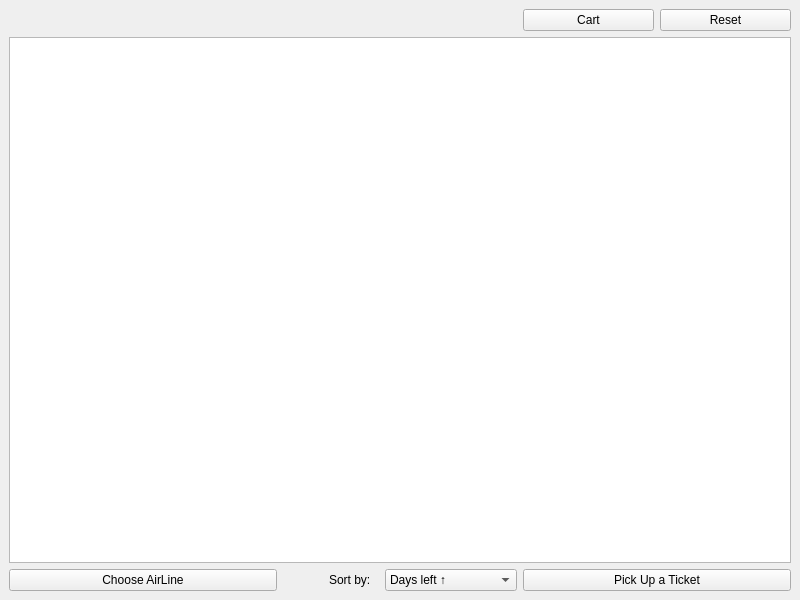
<?xml version="1.0" encoding="UTF-8"?>
<ui version="4.0">
 <class>MainWindow</class>
 <widget class="QMainWindow" name="MainWindow">
  <property name="geometry">
   <rect>
    <x>0</x>
    <y>0</y>
    <width>800</width>
    <height>600</height>
   </rect>
  </property>
  <property name="windowTitle">
   <string>Ticket Selector App</string>
  </property>
  <widget class="QWidget" name="centralwidget">
   <layout class="QGridLayout" name="gridLayout">
    <item row="3" column="2">
     <spacer name="horizontalSpacer">
      <property name="orientation">
       <enum>Qt::Horizontal</enum>
      </property>
      <property name="sizeType">
       <enum>QSizePolicy::Fixed</enum>
      </property>
      <property name="sizeHint" stdset="0">
       <size>
        <width>40</width>
        <height>20</height>
       </size>
      </property>
     </spacer>
    </item>
    <item row="3" column="4">
     <widget class="QComboBox" name="comboBoxSort">
      <property name="maximumSize">
       <size>
        <width>150</width>
        <height>16777215</height>
       </size>
      </property>
      <item>
       <property name="text">
        <string>Days left ↑</string>
       </property>
      </item>
      <item>
       <property name="text">
        <string>Days left ↓</string>
       </property>
      </item>
      <item>
       <property name="text">
        <string>Price ↑</string>
       </property>
      </item>
      <item>
       <property name="text">
        <string>Price ↓</string>
       </property>
      </item>
     </widget>
    </item>
    <item row="1" column="0" colspan="7">
     <widget class="QTableView" name="tableView"/>
    </item>
    <item row="3" column="5" colspan="2">
     <widget class="QPushButton" name="pushButtonPickUp">
      <property name="text">
       <string>Pick Up a Ticket</string>
      </property>
     </widget>
    </item>
    <item row="3" column="0" colspan="2">
     <widget class="QPushButton" name="pushButtonChooseAir">
      <property name="text">
       <string>Choose AirLine</string>
      </property>
     </widget>
    </item>
    <item row="3" column="3">
     <widget class="QLabel" name="label">
      <property name="maximumSize">
       <size>
        <width>50</width>
        <height>16777215</height>
       </size>
      </property>
      <property name="text">
       <string>Sort by:</string>
      </property>
     </widget>
    </item>
    <item row="0" column="6">
     <widget class="QPushButton" name="pushButtonReset">
      <property name="text">
       <string>Reset</string>
      </property>
     </widget>
    </item>
    <item row="0" column="5">
     <widget class="QPushButton" name="pushButtonCart">
      <property name="text">
       <string>Cart</string>
      </property>
     </widget>
    </item>
   </layout>
  </widget>
  <widget class="QMenuBar" name="menubar">
   <property name="geometry">
    <rect>
     <x>0</x>
     <y>0</y>
     <width>800</width>
     <height>36</height>
    </rect>
   </property>
  </widget>
 </widget>
 <resources/>
 <connections/>
</ui>
